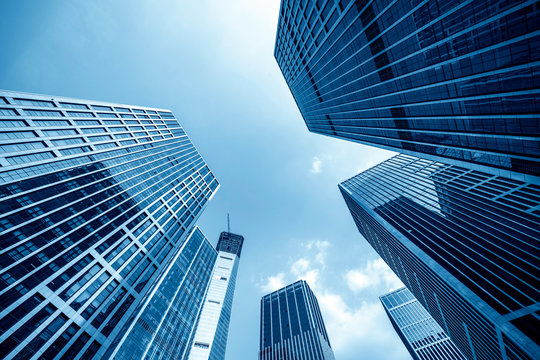
#> input picture workshop/Convolutional_Neural_Network/building.jpg, 540 x 360 px
$ jupyter execute workshop_2_feature_map.ipynb
#> lines starting #> are read from the running program, lines starting #| are printed output that depends on the picture
## Feature Map using CV2

### import the libraries

[cell 1]
import numpy as np
import cv2

[cell 2]
image = cv2.imread('building.jpg')
#> image is the input picture: shape (360, 540, 3); mean B, G, R 160.9, 126.6, 80.1

[cell 3]
if image is None:
	print('Could not read image')

[cell 4]
# kernel1 = np.array([[-1, 0, 1],
# 				   [-3, 0, 3],
# 				   [-1, 0, 1]])

# kernel1 = np.array([[-1, -3, -1], # detect horizontal line
# 					[0, 0, 0],
# 					[-3, -1, 1]])

# kernel1 = np.array([[0, 1, 3],   # detect \
# 					[-1, 0, 1],
# 					[-3, -1, 0]])

# kernel1 = np.array([[-3,-1, 0],    # detect /
# 					[-1, 0, 1],
# 					[0, 1, 3]])

kernel1 = np.array([[-1,-1, -1],   # detect all border
					[-1, 8, -1],
					[-1, -1, -1]])

[cell 5]
feature_map = cv2.filter2D(src=image, ddepth=-1, kernel=kernel1)
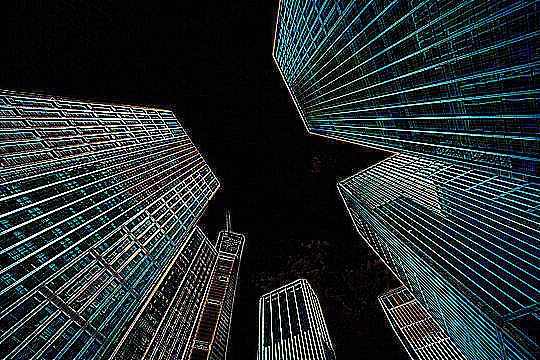
#> feature_map: shape (360, 540, 3); mean B, G, R 47.3, 45.4, 35.5
